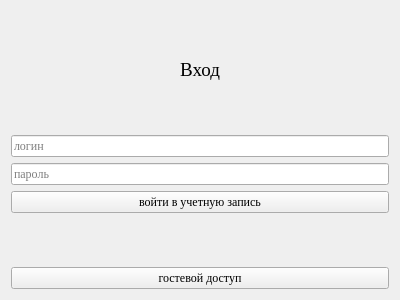
<?xml version="1.0" encoding="UTF-8"?>
<ui version="4.0">
 <class>Form</class>
 <widget class="QWidget" name="Form">
  <property name="geometry">
   <rect>
    <x>0</x>
    <y>0</y>
    <width>400</width>
    <height>300</height>
   </rect>
  </property>
  <property name="windowTitle">
   <string>Form</string>
  </property>
  <layout class="QVBoxLayout" name="verticalLayout_2">
   <item>
    <layout class="QVBoxLayout" name="verticalLayout">
     <item>
      <spacer name="verticalSpacer_3">
       <property name="orientation">
        <enum>Qt::Vertical</enum>
       </property>
       <property name="sizeHint" stdset="0">
        <size>
         <width>20</width>
         <height>40</height>
        </size>
       </property>
      </spacer>
     </item>
     <item>
      <widget class="QLabel" name="label">
       <property name="font">
        <font>
         <family>Times New Roman</family>
         <pointsize>14</pointsize>
        </font>
       </property>
       <property name="text">
        <string>Вход</string>
       </property>
       <property name="alignment">
        <set>Qt::AlignCenter</set>
       </property>
      </widget>
     </item>
     <item>
      <spacer name="verticalSpacer_2">
       <property name="orientation">
        <enum>Qt::Vertical</enum>
       </property>
       <property name="sizeHint" stdset="0">
        <size>
         <width>20</width>
         <height>40</height>
        </size>
       </property>
      </spacer>
     </item>
     <item>
      <widget class="QLineEdit" name="le_log">
       <property name="font">
        <font>
         <family>Times New Roman</family>
        </font>
       </property>
       <property name="placeholderText">
        <string>логин</string>
       </property>
      </widget>
     </item>
     <item>
      <widget class="QLineEdit" name="le_pas">
       <property name="font">
        <font>
         <family>Times New Roman</family>
        </font>
       </property>
       <property name="echoMode">
        <enum>QLineEdit::Password</enum>
       </property>
       <property name="placeholderText">
        <string>пароль</string>
       </property>
      </widget>
     </item>
     <item>
      <widget class="QPushButton" name="pb_auth">
       <property name="font">
        <font>
         <family>Times New Roman</family>
        </font>
       </property>
       <property name="text">
        <string>войти в учетную запись</string>
       </property>
      </widget>
     </item>
     <item>
      <spacer name="verticalSpacer">
       <property name="orientation">
        <enum>Qt::Vertical</enum>
       </property>
       <property name="sizeHint" stdset="0">
        <size>
         <width>20</width>
         <height>40</height>
        </size>
       </property>
      </spacer>
     </item>
     <item>
      <widget class="QPushButton" name="pb_anonim">
       <property name="font">
        <font>
         <family>Times New Roman</family>
        </font>
       </property>
       <property name="text">
        <string>гостевой доступ</string>
       </property>
      </widget>
     </item>
    </layout>
   </item>
  </layout>
 </widget>
 <resources/>
 <connections/>
</ui>
